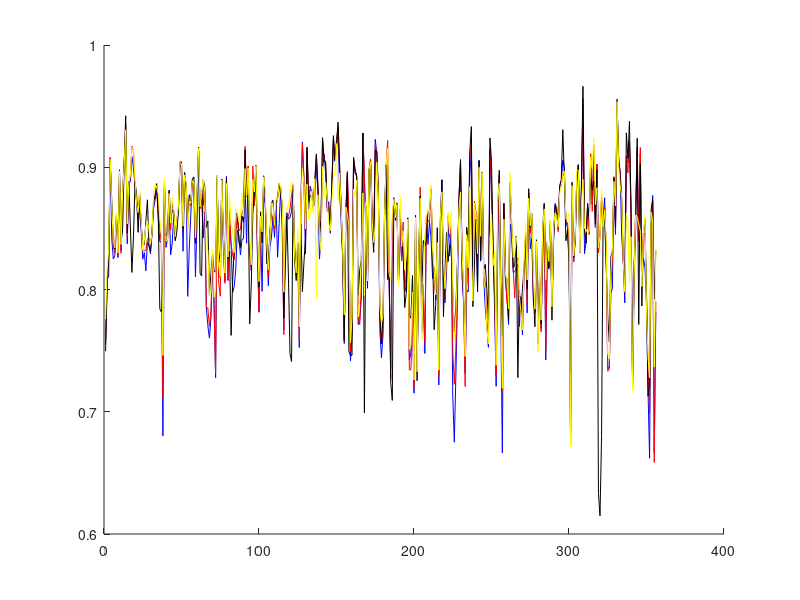

Write MATLAB code to recreate this figure.
clear all; close all;
% col 1 : least square fit on flake centered using perimeter
% col 2 : least square fit on flake centered using all data
% col 3 : 

load('ellipse_F1_accuracy_comparison.mat');

figure; hold on;
plot(accuracy_block(:,1),'b-');
plot(accuracy_block(:,2),'r-');
plot(accuracy_block(:,3),'k');
plot(accuracy_block(:,4),'y');

mean(accuracy_block(:,1))
mean(accuracy_block(:,2))
mean(accuracy_block(:,3))
mean(accuracy_block(:,4))